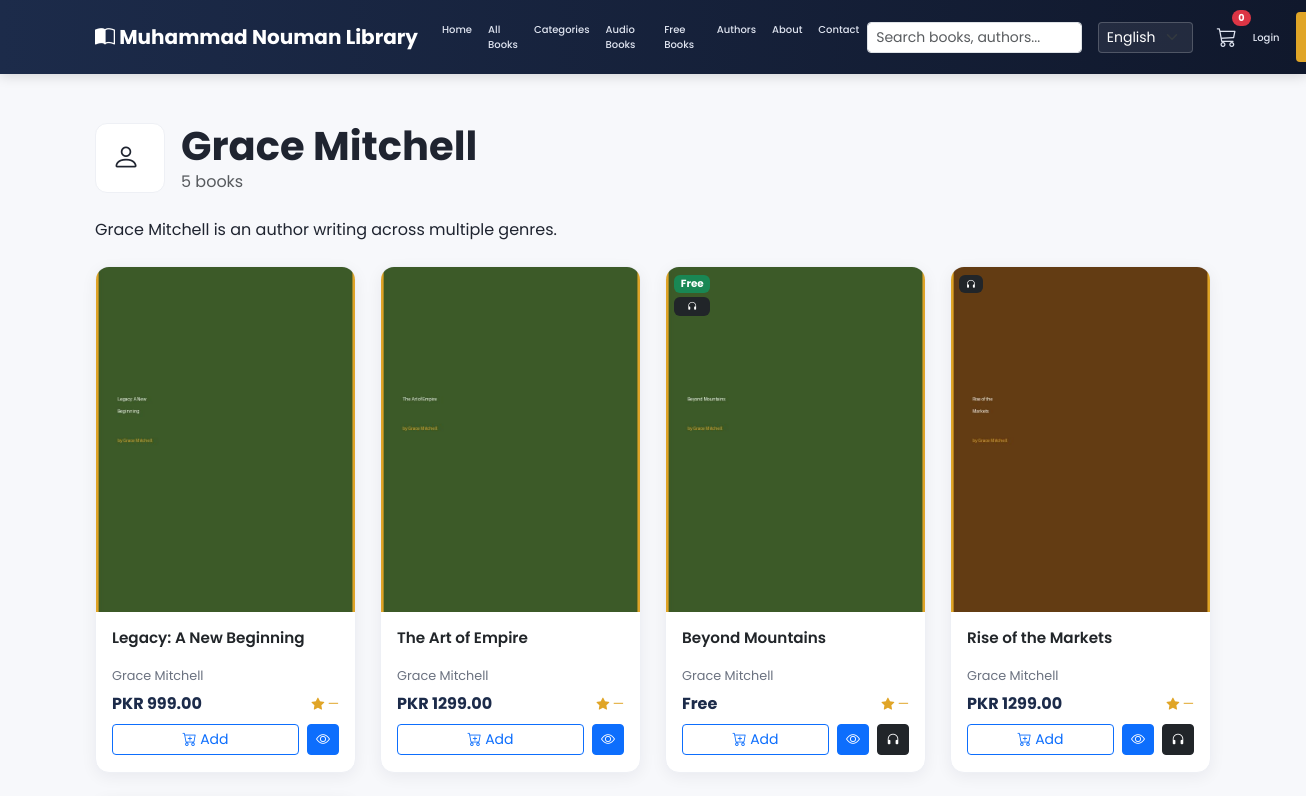
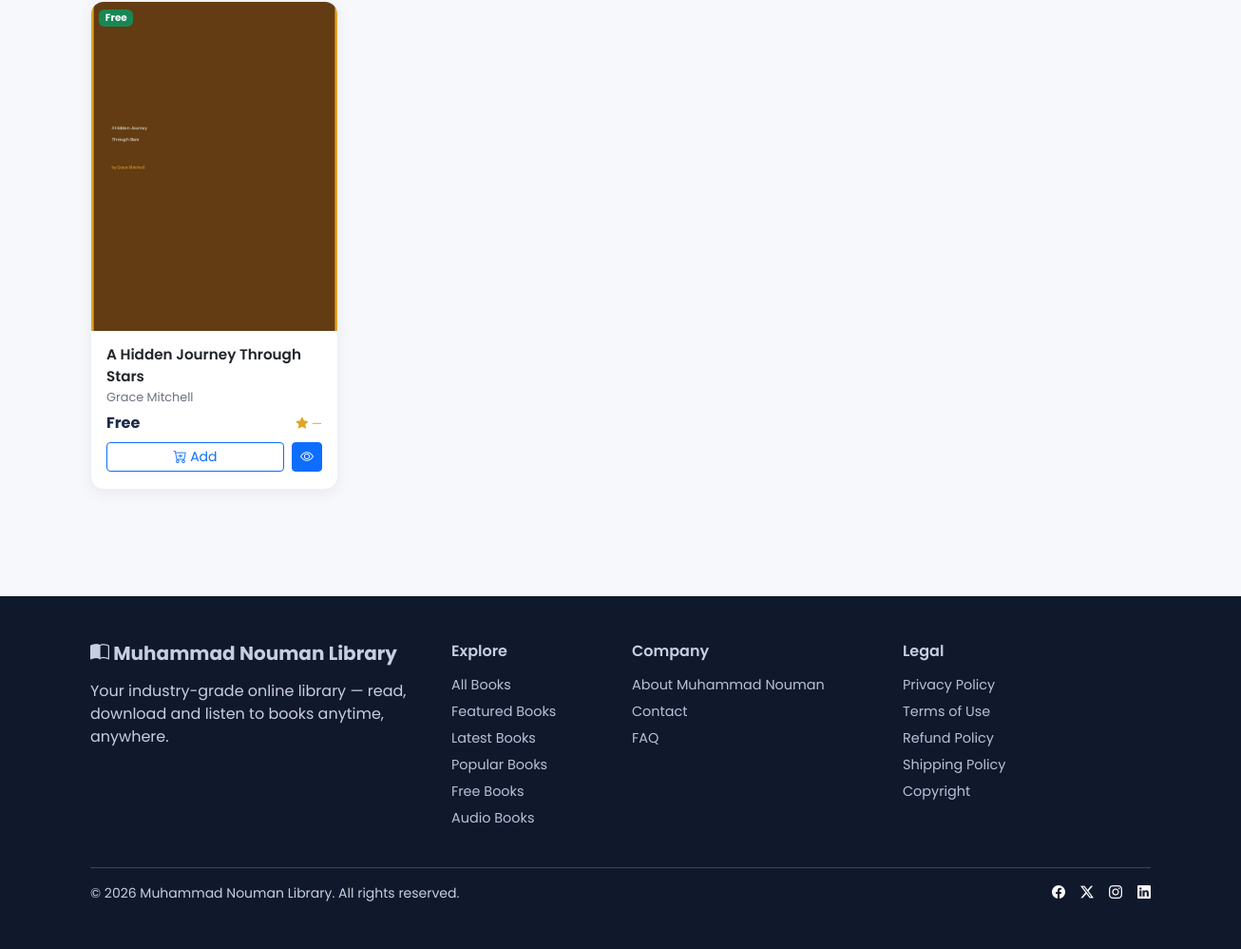
Screenshot of /books/authors/grace-mitchell/ with the database file from the repository (2 pictures, top to bottom).
### apps/books/models.py (models this page shows, shortened)
class Author(models.Model):
    name = models.CharField(max_length=150)
    slug = models.SlugField(max_length=170, unique=True, blank=True)
    bio = models.TextField(blank=True)
    photo = models.ImageField(upload_to='authors/', blank=True, null=True)
    class Meta:
        ordering = ['name']
    @property
    def book_count(self):
        return self.books.filter(is_published=True).count()

class Book(models.Model):
    LANGUAGE_CHOICES = [
        ('en', 'English'),
        ('ur', 'Urdu'),
        ('ar', 'Arabic'),
    ]
    title = models.CharField(max_length=250)
    slug = models.SlugField(max_length=270, unique=True, blank=True)
    author = models.ForeignKey(Author, on_delete=models.CASCADE, related_name='books')
    category = models.ForeignKey(Category, on_delete=models.CASCADE, related_name='books')
    description = models.TextField(blank=True)
    short_description = models.CharField(max_length=300, blank=True)
    language = models.CharField(max_length=10, choices=LANGUAGE_CHOICES, default='en')
    pages = models.PositiveIntegerField(default=0)
    isbn = models.CharField(max_length=20, blank=True)
    published_date = models.DateField(null=True, blank=True)
    price = models.DecimalField(max_digits=8, decimal_places=2, default=0)
    discount_price = models.DecimalField(max_digits=8, decimal_places=2, null=True, blank=True)
    cover = models.ImageField(upload_to='covers/', blank=True, null=True)
    pdf_file = models.FileField(upload_to='books/', blank=True, null=True)
    audio_file = models.FileField(upload_to='audio/', blank=True, null=True)
    preview_pages = models.PositiveIntegerField(default=10, help_text="Pages visible in free preview")
    is_featured = models.BooleanField(default=False)
    is_free = models.BooleanField(default=False)
    is_published = models.BooleanField(default=True)
    is_bestseller = models.BooleanField(default=False)
    views_count = models.PositiveIntegerField(default=0)
    downloads_count = models.PositiveIntegerField(default=0)
    created_at = models.DateTimeField(auto_now_add=True)
    updated_at = models.DateTimeField(auto_now=True)
    class Meta:
        ordering = ['-created_at']
        indexes = [
            models.Index(fields=['is_published', 'is_featured']),
            models.Index(fields=['is_published', 'is_free']),
        ]
    def get_absolute_url(self):
        return reverse('books:detail', args=[self.slug])
    @property
    def final_price(self):
        if self.is_free:
            return 0
        if self.discount_price:
            return self.discount_price
        return self.price
    @property
    def has_discount(self):
        return bool(self.discount_price and self.discount_price < self.price)
    @property
    def has_audio(self):
        return bool(self.audio_file)
    @property
    def average_rating(self):
        agg = self.reviews.filter(is_approved=True).aggregate(models.Avg('rating'))
        return round(agg['rating__avg'] or 0, 1)

### apps/books/views.py (the view)
# urls.py: path('authors/<slug:slug>/', views.author_detail, name='author_detail'),
def author_detail(request, slug):
    author = get_object_or_404(Author, slug=slug)
    books_qs = Book.objects.filter(author=author, is_published=True)
    page = _paginate(request, books_qs)
    return render(request, 'books/author_detail.html', {
        'author': author, 'page_obj': page, 'books': page.object_list
    })

### apps/books/views.py (called while the page is built)
def _paginate(request, qs, page_size=PAGE_SIZE):
    paginator = Paginator(qs, page_size)
    return paginator.get_page(request.GET.get('page'))

### apps/categories/context_processors.py (called while the page is built)
def category_menu(request):
    categories = Category.objects.filter(is_active=True).order_by('name')
    return {'nav_categories': categories}

### apps/core/context_processors.py (called while the page is built)
def site_settings(request):
    return {
        'SITE_NAME': settings.SITE_NAME,
        'CURRENCY': settings.CURRENCY,
    }

### apps/orders/cart.py (called while the page is built)
    def __len__(self):
        return sum(item['quantity'] for item in self.cart.values())

    def get_total_price(self):
        return sum(Decimal(item['price']) * item['quantity'] for item in self.cart.values())

### apps/orders/context_processors.py (called while the page is built)
def cart_summary(request):
    cart = getattr(request, 'cart', None)
    if cart is None:
        return {'cart_count': 0, 'cart_total': 0}
    return {'cart_count': len(cart), 'cart_total': cart.get_total_price()}

### templates/books/author_detail.html (shortened to what this page needs)
{% extends "base.html" %}
{% load i18n %}
{% block content %}
<div class="container py-5">
  <div class="d-flex align-items-center gap-3 mb-4">
    {% if author.photo %}<img src="{{ author.photo.url }}" style="width:70px;height:70px;border-radius:50%;object-fit:cover;">
    {% else %}<div class="category-chip" style="width:70px;height:70px;"><i class="bi bi-person fs-3"></i></div>{% endif %}
    <div>
      <h1 class="fw-bold mb-0">{{ author.name }}</h1>
      <p class="text-muted mb-0">{{ author.book_count }} {% trans "books" %}</p>
    </div>
  </div>
  {% if author.bio %}<p class="mb-4">{{ author.bio }}</p>{% endif %}
  <div class="row g-4">
    {% for book in books %}
      {% include "books/_book_card.html" with book=book %}
    {% endfor %}
  </div>
</div>
{% endblock %}

### templates/books/_book_card.html (shortened to what this page needs)
{% load i18n %}
<div class="col-6 col-md-4 col-lg-3">
  <div class="book-card">
    <a href="{{ book.get_absolute_url }}" class="cover-wrap d-block">
      {% if book.cover %}
        <img src="{{ book.cover.url }}" alt="{{ book.title }}" loading="lazy">
      {% else %}
        <img src="https://placehold.co/300x400/1c2b4a/fff?text={{ book.title|urlencode }}" alt="{{ book.title }}" loading="lazy">
      {% endif %}
      <div class="badges">
        {% if book.is_free %}<span class="badge bg-success">{% trans "Free" %}</span>{% endif %}
        {% if book.has_audio %}<span class="badge bg-dark"><i class="bi bi-headphones"></i></span>{% endif %}
      </div>
    </a>
    <div class="body">
      <div class="title"><a href="{{ book.get_absolute_url }}" class="text-decoration-none text-dark">{{ book.title }}</a></div>
      <div class="author">{{ book.author.name }}</div>
      <div class="d-flex justify-content-between align-items-center">
        <div class="price">
          {% if book.is_free %}{% trans "Free" %}
          {% else %}{{ CURRENCY }} {{ book.final_price }}
          {% endif %}
        </div>
        <div class="rating"><i class="bi bi-star-fill"></i> {{ book.average_rating|default:"—" }}</div>
      </div>
      <div class="d-flex gap-2 mt-2 icon-actions">
        <button class="btn btn-sm btn-outline-primary flex-fill js-add-to-cart" data-book-id="{{ book.id }}">
          <i class="bi bi-cart-plus"></i> {% trans "Add" %}
        </button>
        <a href="{{ book.get_absolute_url }}" class="btn btn-sm btn-primary"><i class="bi bi-eye"></i></a>
        {% if book.has_audio %}
        <button class="btn btn-sm btn-dark js-listen-audio" data-audio-url="{{ book.audio_file.url }}" data-title="{{ book.title }}"><i class="bi bi-headphones"></i></button>
        {% endif %}
      </div>
    </div>
  </div>
</div>

### static/css/style.css (style rules this page uses)
:root { --mnl-primary: #1c2b4a; --mnl-primary-dark: #10182c; --mnl-accent: #e0a527; --mnl-accent-dark: #c78f1c; --mnl-bg: #f7f8fb; --mnl-card: #ffffff; --mnl-text: #1f2430; --mnl-muted: #6b7280; --radius: 14px; }
body { font-family: 'Poppins', system-ui, sans-serif; background: var(--mnl-bg); color: var(--mnl-text); }
.book-card { background: var(--mnl-card); border-radius: var(--radius); overflow: hidden; box-shadow: 0 4px 16px rgba(20,25,50,.06); transition: transform .18s ease, box-shadow .18s ease; height: 100%; border: 1px solid #eef0f5; }
.book-card .cover-wrap { position: relative; aspect-ratio: 3/4; background: #e9ecf3; overflow: hidden; }
.book-card .cover-wrap img { width: 100%; height: 100%; object-fit: cover; }
.book-card .badges { position: absolute; top: .5rem; left: .5rem; display: flex; flex-direction: column; gap: .3rem; }
.book-card .badges .badge { font-size: .65rem; }
.book-card .body { padding: .9rem 1rem 1.1rem; }
.book-card .title { font-weight: 600; font-size: .95rem; display: -webkit-box; -webkit-line-clamp: 2; -webkit-box-orient: vertical; overflow: hidden; min-height: 2.6em; }
.book-card .author { color: var(--mnl-muted); font-size: .8rem; margin-bottom: .4rem; }
.book-card .price { font-weight: 700; color: var(--mnl-primary); }
.book-card .rating { color: var(--mnl-accent); font-size: .8rem; }
.book-card .icon-actions { display: flex; gap: .4rem; }
.book-card .icon-actions .btn { padding: .25rem .5rem; }
.category-chip { display: flex; align-items: center; gap: .6rem; background: #fff; border-radius: 12px; padding: 1rem; border: 1px solid #eef0f5; text-decoration: none; color: var(--mnl-text); transition: all .15s ease; height: 100%; }

### rows the page displays
Author: name "Grace Mitchell", book_count "5", bio "Grace Mitchell is an author writing across multiple genres."
Book: cover (picture), title "Legacy: A New Beginning", author.name "Grace Mitchell", CURRENCY "PKR", final_price "999.00", average_rating "—"
Book: cover (picture), title "The Art of Empire", author.name "Grace Mitchell", CURRENCY "PKR", final_price "1299.00", average_rating "—"
Book: cover (picture), title "Beyond Mountains", author.name "Grace Mitchell", average_rating "—"
Book: cover (picture), title "Rise of the Markets", author.name "Grace Mitchell", CURRENCY "PKR", final_price "1299.00", average_rating "—"
Book: cover (picture), title "A Hidden Journey Through Stars", author.name "Grace Mitchell", average_rating "—"

### other values shown
{{ SITE_NAME }} "Muhammad Nouman Library"
{{ cart_count }} "0"
form field language "English"
